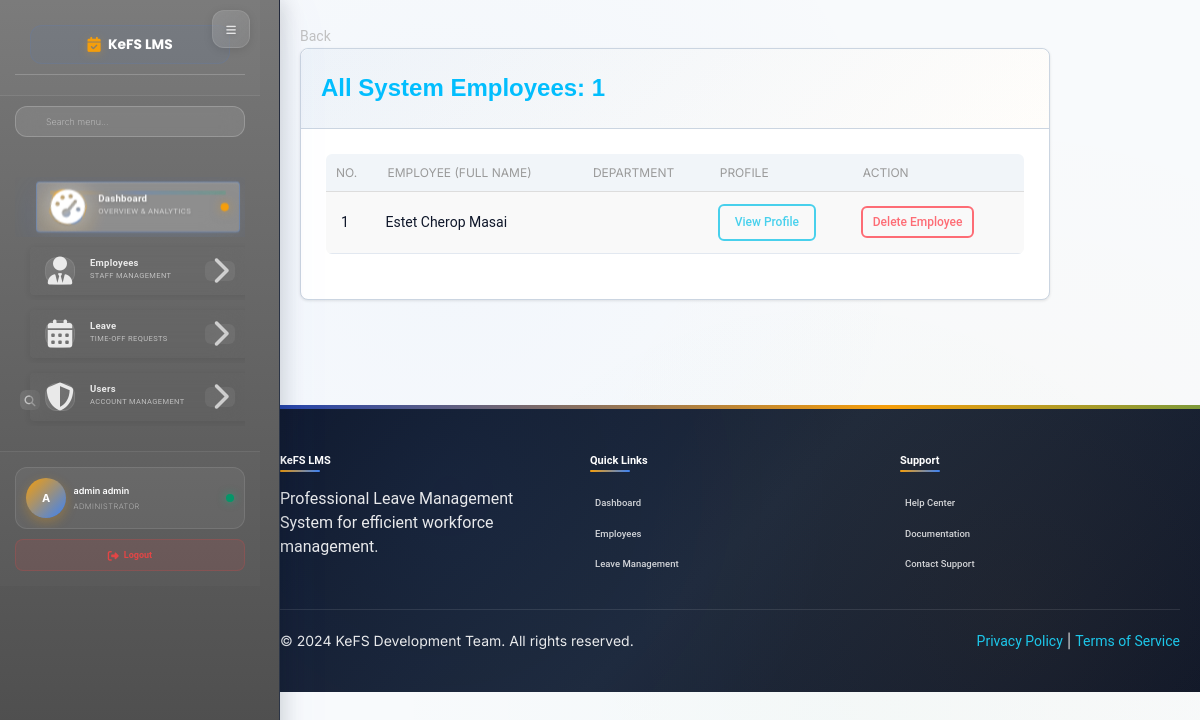
The app's page /dashboard/employees/all/ (signed in), older data.
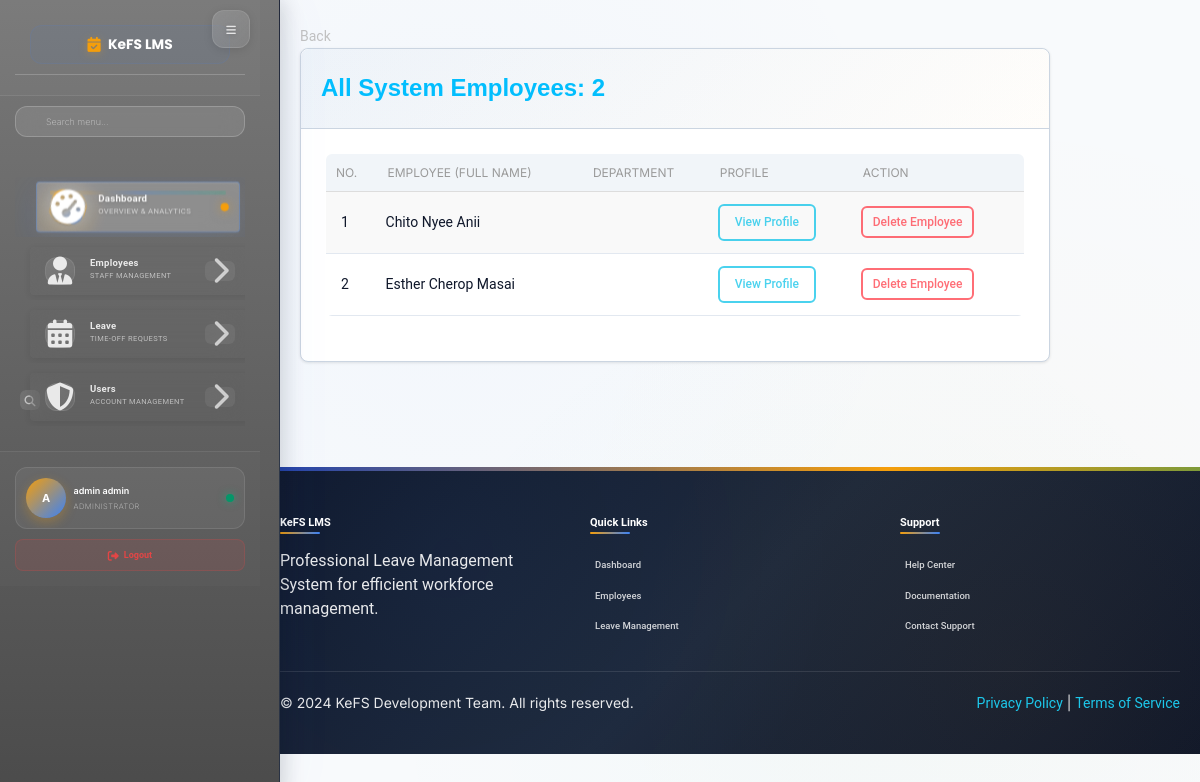
The same page, newer data.
### employee/models.py (models this page shows, shortened)
class Employee(models.Model):
    MALE = 'male'
    FEMALE = 'female'
    OTHER = 'other'
    NOT_KNOWN = 'Prefer not to say'
    GENDER = (
        (MALE, 'Male'),
        (FEMALE, 'Female'),
        (OTHER, 'Other'),
        (NOT_KNOWN, 'Prefer not to say'),
    )
    MR = 'Mr'
    MRS = 'Mrs'
    MSS = 'Mss'
    DR = 'Dr'
    SIR = 'Sir'
    MADAM = 'Madam'
    TITLE = (
        (MR, 'Mr'),
        (MRS, 'Mrs'),
        (MSS, 'Mss'),
        (DR, 'Dr'),
        (SIR, 'Sir'),
        (MADAM, 'Madam'),
    )
    FULL_TIME = 'Full-Time'
    PART_TIME = 'Part-Time'
    CONTRACT = 'Contract'
    INTERN = 'Intern'
    EMPLOYEETYPE = (
        (FULL_TIME, 'Full-Time'),
        (PART_TIME, 'Part-Time'),
        (CONTRACT, 'Contract'),
        (INTERN, 'Intern'),
    )
    user = models.ForeignKey(settings.AUTH_USER_MODEL, on_delete=models.CASCADE, default=1)
    image = models.FileField(_('Profile Image'), upload_to='profiles', default='default.png', blank=True, null=True,
                             help_text='upload image size less than 2.0MB')  # work on path username-date/image
    firstname = models.CharField(_('Firstname'), max_length=250, null=False, blank=False)
    lastname = models.CharField(_('Lastname'), max_length=250, null=False, blank=False)
    othername = models.CharField(_('Othername (optional)'), max_length=250, null=True, blank=True)
    birthday = models.DateField(_('Birthday'), blank=False, null=False)
    Department = models.ForeignKey(Department, verbose_name=_('Department'), on_delete=models.SET_NULL, null=True,
                                    default=None)
    role = models.ForeignKey(Role, verbose_name=_('Role'), on_delete=models.SET_NULL, null=True, default=None)
    startdate = models.DateField(_('Employement Date'), help_text='date of employement', blank=False, null=True)
    employeetype = models.CharField(_('Employee Type'), max_length=115, default=FULL_TIME, choices=EMPLOYEETYPE,
                                    blank=False, null=True)
    peronal_number = models.CharField(_('Personal Number'), max_length=100, null=True, blank=True)
    dateissued = models.DateField(_('Date Issued'), help_text='date staff id was issued', blank=False, null=True)
    is_blocked = models.BooleanField(_('Is Blocked'), help_text='button to toggle employee block and unblock',
                                     default=False)
    is_deleted = models.BooleanField(_('Is Deleted'), help_text='button to toggle employee deleted and undelete',
                                     default=False)
    created = models.DateTimeField(verbose_name=_('Created'), auto_now_add=True, null=True)
    updated = models.DateTimeField(verbose_name=_('Updated'), auto_now=True, null=True)
    objects = EmployeeManager()
    class Meta:
        verbose_name = _('Employee')
        verbose_name_plural = _('Employees')
        ordering = ['-created']
    @property
    def get_full_name(self):
        if self.othername:
            return f"{self.firstname} {self.lastname} {self.othername}"
        return f"{self.firstname} {self.lastname}"

### dashboard/views.py (the view)
# urls.py: path('employees/all/',views.dashboard_employees, name='employees'),
def dashboard_employees(request):
    if not (request.user.is_authenticated or request.user.is_superuser or request.user.is_staff):
        return redirect('/')
    dataset = dict()
    departments = Department.objects.all()
    employees = Employee.objects.all()
    dashboard_family = Family.objects.all()
    query = request.GET.get('search')
    if query:
        employees = employees.filter(
            Q(firstname__icontains=query) |
            Q(lastname__icontains=query)
        )
    paginator = Paginator(employees, 10)  # Show 10 employee lists per page
    page = request.GET.get('page')
    employees_paginated = paginator.get_page(page)
    dataset['employees'] = employees
    dataset['dashboard_family'] = dashboard_family
    blocked_employees = Employee.objects.all_blocked_employees()
    return render(request, 'dashboard/employee_app.html', dataset)

### employee/managers.py (called while the page is built)
    def get_queryset(self):
        return super().get_queryset().filter(is_deleted=False)

    def all_blocked_employees(self):
        return super().get_queryset().filter(is_blocked=True)

### templates/dashboard/employee_app.html (shortened to what this page needs)
{% extends '_layout.html' %}
{% block content %}
<div class="container">
    <div class="row">
        <div class="col-lg-12">
            <a href="{{ request.META.HTTP_REFERER|escape }}" style="color: #c1c1c1;">Back</a>
        </div>
    </div>
    <div class="row">
        <div class="col-sm-8 offset-sm-2">
        </div>
    </div>
    <div class="row margin-bottom">
        <div class="col-lg-8 col-md-8 col-sm-12">
            <div class="card">
                <div class="card-header">
                    <span style="color: deepskyblue; font-family: Arial, sans-serif; font-size: 24px; font-weight: bold; text-align: center;">All System Employees: {{ employees.count }}</span>
                </div>
                <div class="card-body">
                    <table class="table table-striped table-hover">
                        <thead>
                            <tr>
                                <th scope="col" class="name-header" style="padding: 10px;">No.</th>
                                <th scope="col" class="name-header" style="padding: 10px;">Employee (Full Name)</th>
                                <th scope="col" class="department-header" style="padding: 10px;">Department</th>
                                <th scope="col" class="profile-header" style="padding: 10px;">Profile</th>
                                <th scope="col" class="profile-header" style="padding: 10px;">Action</th>
                            </tr>
                        </thead>
                        <tbody>
                            {% for emp in employees %}
                                <tr>
                                    <td>{{ forloop.counter }}</td>
                                    <td>{{ emp.get_full_name }}</td>
                                    <td>{{ emp.designation }}</td>
                                    <td><a href="{% url 'dashboard:employeeinfo' emp.id %}" class="btn btn-info btn-sm">View Profile</a></td>
                                <td>
                                    <form action="{% url 'dashboard:deleteuser' emp.id %}" method="post" onsubmit="return confirm('Are you sure you want to delete this employee and all related data?');">
                                        <button type="submit" class="btn btn-danger btn-sm btn-sm-custom">Delete Employee</button>
                                    </form>
                                </td>
                            </tr>
                            {% endfor %}
                        </tbody>
                    </table>
                </div>
            </div>
        </div>
    </div>
</div>
{% endblock %}

Row changes from the older to the newer data that the page shows:
added Employee: get_full_name "Chito Nyee Anii"
changed Employee: get_full_name "Estet Cherop Masai" → "Esther Cherop Masai"
Text that changed along with them:
{{ employees.count }}: "1" → "2"
